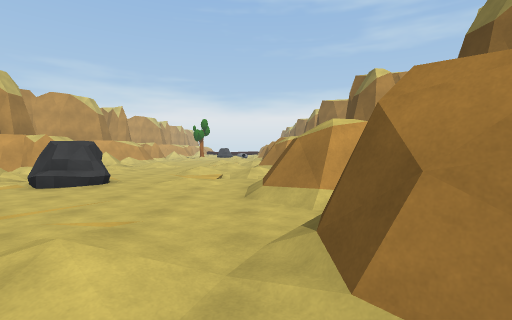
View 1 (above)

20 first-person views from a walk through a Unity game level. The camera is 1.5 m above the floor, tilts 2° down and sees 85° across. The floor is counted in squares, 2 m on a side. Each view is taken from the middle of a square. On the plan, view 1 faces up. The plan holds only what a view shows up to about 10 squares ahead; the rest is blank. The place goes on beyond the plan. The player character is not drawn.

View 2
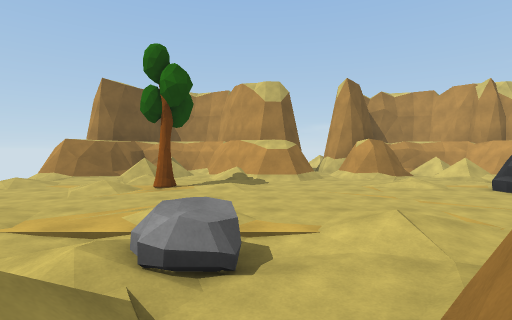

View 3
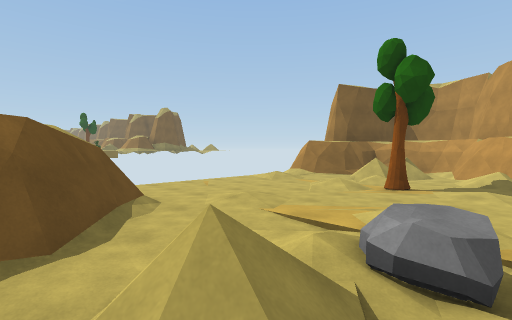

View 4
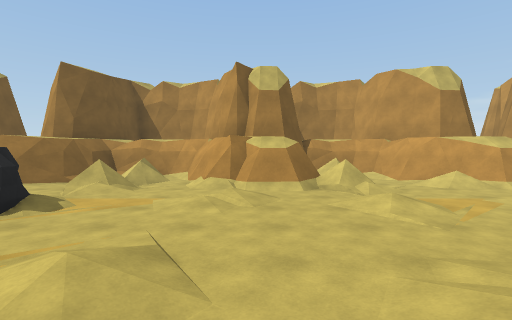

View 5
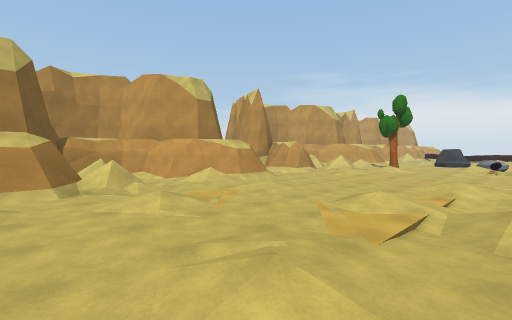

View 6
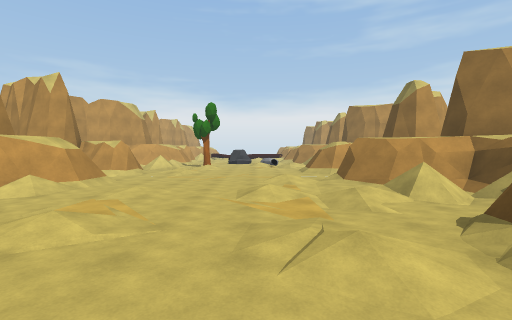

View 7
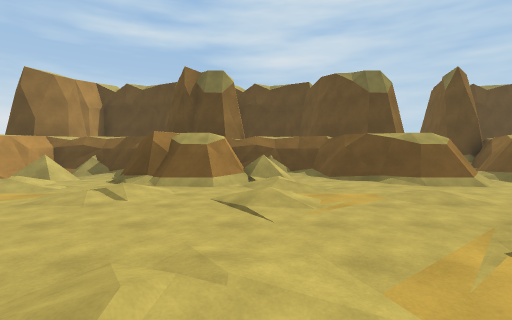

View 8
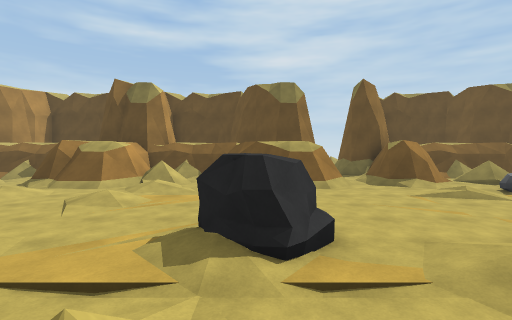

View 9
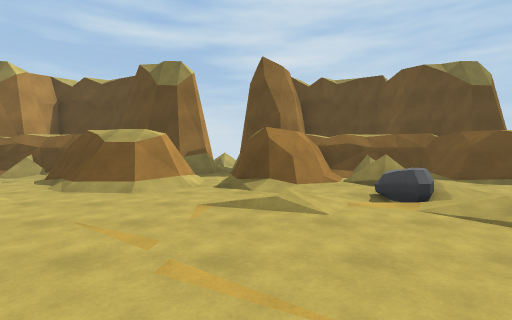

View 10
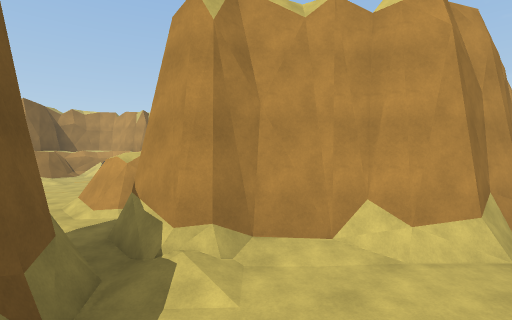

View 11
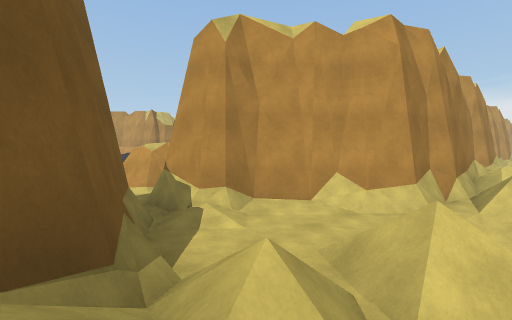

View 12
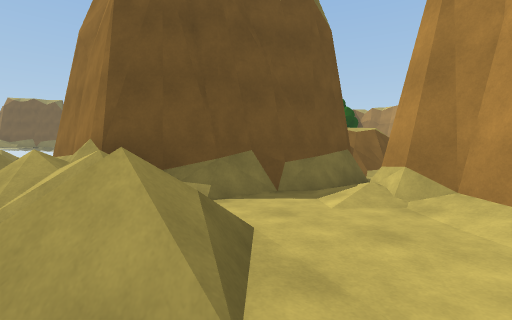

View 13
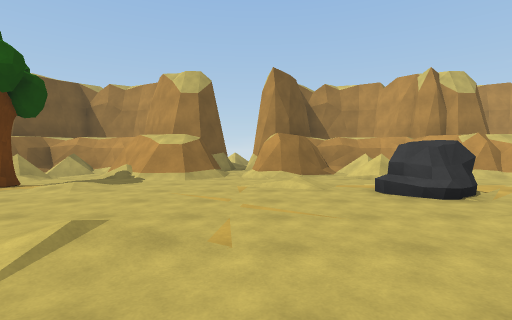

View 14
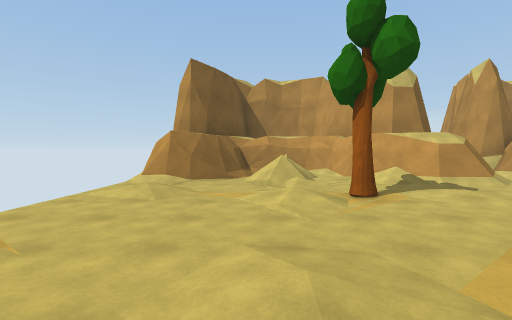

View 15
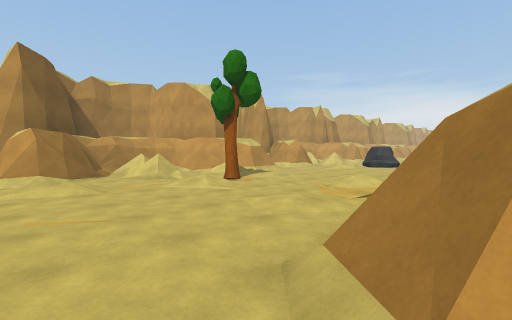

View 16
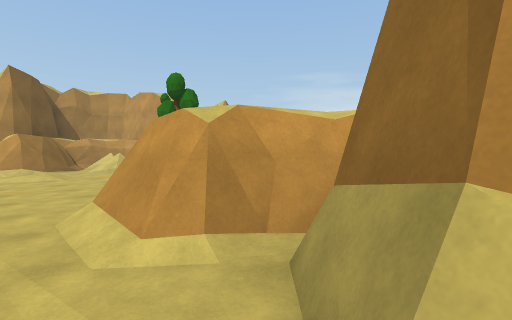

View 17
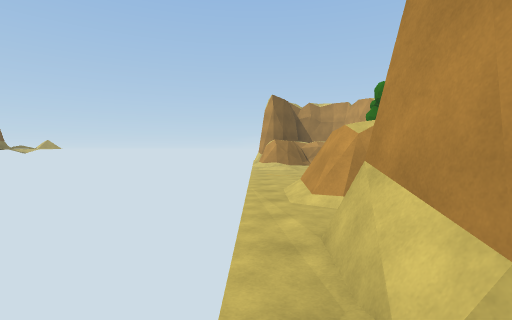

View 18
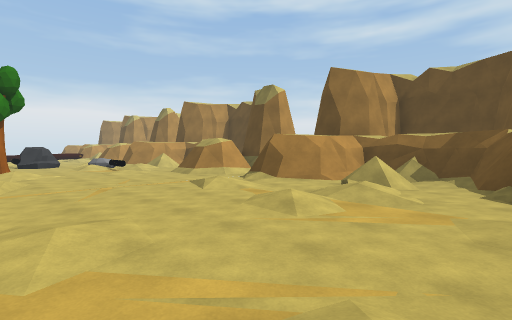

View 19
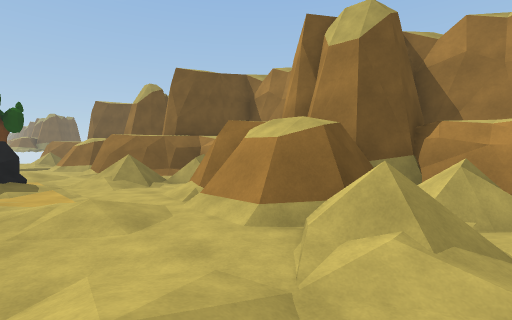

View 20
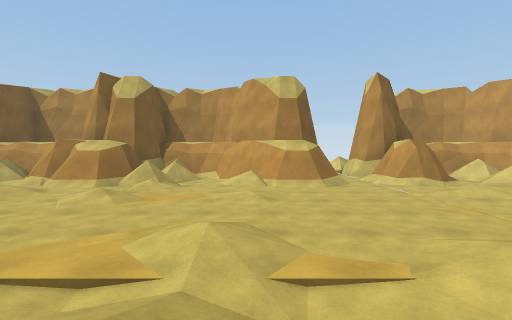

### Floor plan
Key: @ floor where view 1 was taken; # wall or solid block; . main floor; : floor 0.25 m higher than the main floor; + floor 0.5 m higher than the main floor; / step, stairs or slope; = window, fence, low wall or low ledge; ^ raised ledge; R rock; T tree.
Columns run from 10 left of view 1 to 9 right of it. Each row starts with its distance up from view 1.
 21    #      ##
 20    #.:....###
 19  ### :.....==
 18  ..........##
 17    #/....+.##
 16    #/....../##
 15   ##.::./////#
 14  ##.....:.///^^   #
 13 ###........./#    /
 12  #///::..:.###    /
 11  ###/....:/##     /
 10   ##/:..../###    #
  9   ##.:../.://#    #
  8  ##.......:/.#   ##
  7  #///.......##   #//
  6  #///.R/::.##   ##./
  5 ###/../.../##  ##../
  4  ###.+..../#####..//
  3  ###..........//..//
  2  #//.....:.##/####//
  1  ###/....:.####  #//
  0  ###/.....@./#   ##
 -1  ##/..../R///^    #
 -2  #/..T.......#    #
 -3  #///./..../##
 -4 ##///...::/###
 -5  ###....../####
 -6  ###:/.....##.##
 -7    #.............

Positions as (right, up) in squares from view 1, and headings:
1: (0, 0), facing up
2: (2, 0), facing left
3: (2, 0), facing down-left
4: (0, 10), facing left
5: (0, 10), facing up-left
6: (-2, 9), facing up
7: (-6, 9), facing right
8: (-7, 6), facing right
9: (-5, 2), facing right
10: (8, 2), facing up-left
11: (9, 1), facing up-left
12: (9, 5), facing down-left
13: (1, 3), facing left
14: (0, -4), facing left
15: (1, -7), facing up-left
16: (4, -7), facing up-left
17: (6, -7), facing left
18: (-5, 12), facing up-right
19: (-4, 13), facing down-left
20: (1, 15), facing left
